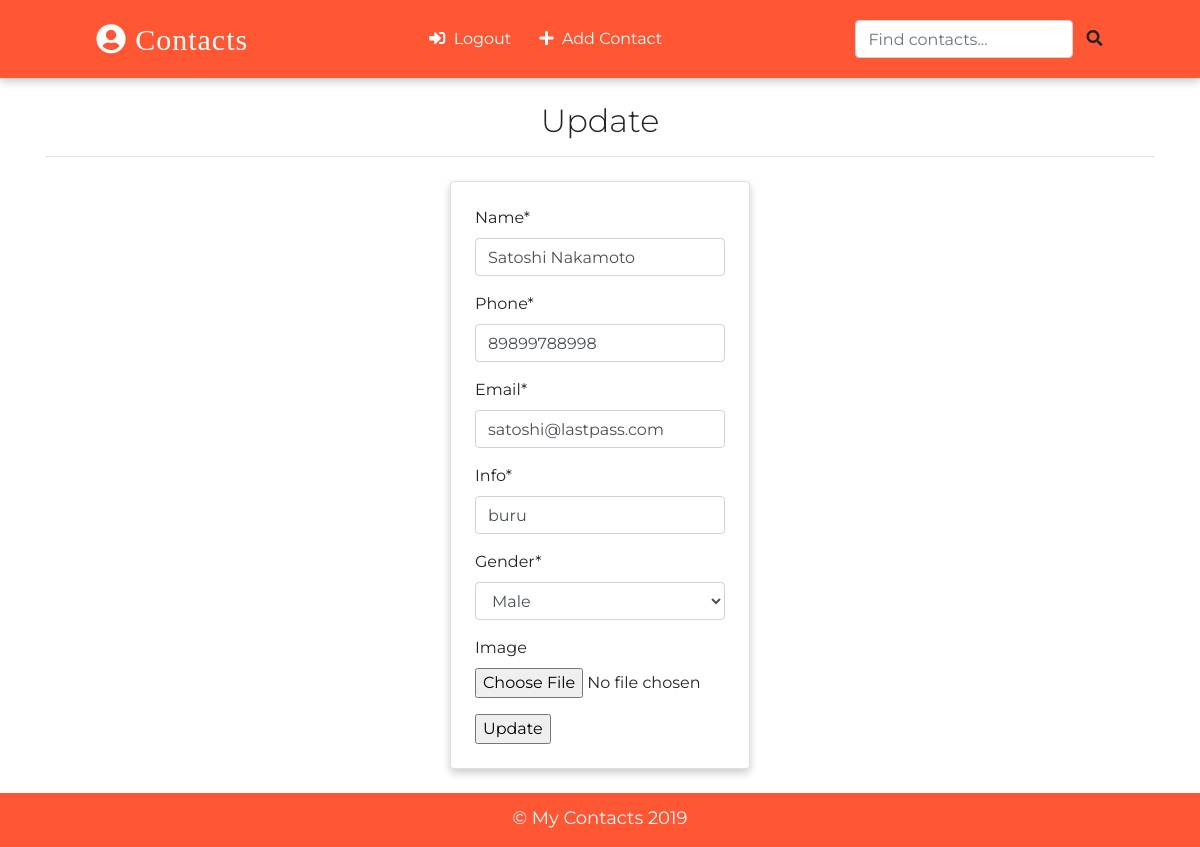
The page /contact/update/3 (signed in) on the database its author committed.
### app/models.py (models this page shows, shortened)
class Contact(models.Model):
    name = models.CharField(max_length=30)
    phone = models.IntegerField()
    email = models.EmailField(max_length=30)
    gender = models.CharField(max_length=10, choices=(
        ('male', 'Male'),
        ('female', 'Female')
    ))
    image = models.ImageField(upload_to='images/', blank=True)
    info = models.CharField(max_length=30)
    date_added = models.DateField(auto_now_add=True)
    class Meta:
        ordering = ['-id']

### app/views.py (the view, shortened to what this page needs)
class UpdateContactView(LoginRequiredMixin, UpdateView):
    model = Contact
    template_name = 'update.html'
    fields = ['name', 'phone', 'email', 'info', 'gender', 'image']
    success_url = '/'

### templates/update.html (shortened to what this page needs)
{% extends "base.html" %}
{% load crispy_forms_tags %}
{% block content %}
<div class="container">
    <h2 class="heading font-weight-light text-center">Update</h2>
    <hr>
</div>
<div class="container w-25 card p-4 mt-4">
    <form action="" method="POST" enctype="multipart/form-data">
        {{form|crispy}}
        <input type="submit" value="Update">
    </form>
</div>
{% endblock content %}

### static/css/main.css (style rules this page uses)
:root { --back: #FF5733; --girl: #D01A55; --boy: #91E213; }
body { font-family: 'Montserrat', sans-serif; }
.card { box-shadow: 0 4px 8px 0 rgba(0, 0, 0, 0.2); transition: 0.3s; min-width: 250px; box-sizing: border-box; }

### rows shown on the page
Contact: name "Satoshi Nakamoto", phone "89899788998", email "satoshi@lastpass.com", info "buru", gender "Male"
